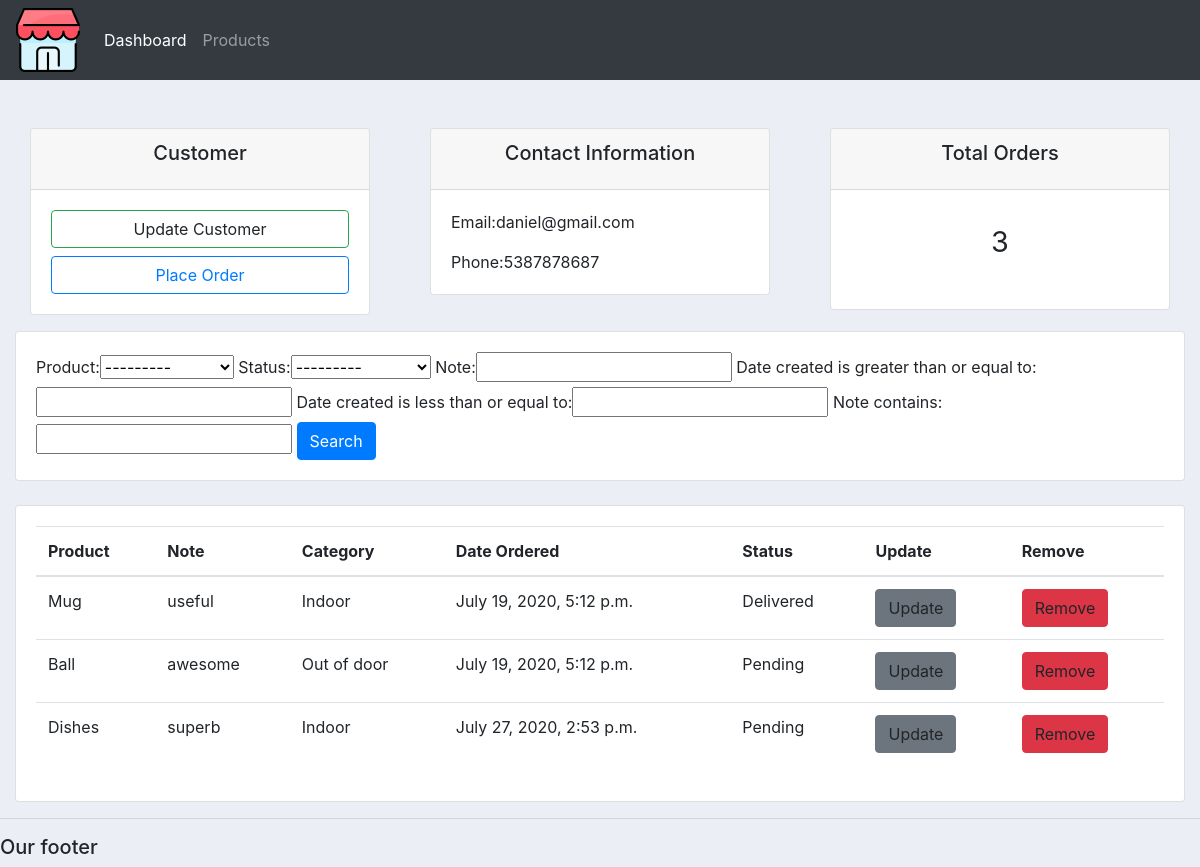
The app's page /customer/2/ with its own data.
### accounts/models.py (models this page shows, shortened)
class Customer(models.Model):
    name = models.CharField(max_length=200, null=True)
    phone =models.CharField(max_length=200)
    email = models.CharField(max_length=200)
    date_created = models.DateTimeField(auto_now_add=True, null=True)

class Order(models.Model):
    STATUS = (
        ('Pending','Pending'),
        ('Out for delivery', 'Out for delivery'),
        ('Delivered','Delivered')
    )
    customer = models.ForeignKey(Customer, null=True, on_delete = models.SET_NULL)
    product = models.ForeignKey(Product, null=True,on_delete=models.SET_NULL)
    date_created = models.DateTimeField(auto_now_add=True, null=True)
    status = models.CharField(max_length=200, null=True, choices=STATUS)
    note = models.CharField(max_length=1000, null=True)

class Product(models.Model):
    CATEGORYS = (
        ('Indoor','Indoor'),
        ('Out of door','Out of door')
    )
    name = models.CharField(max_length=200, null=True)
    price = models.FloatField(null=True)
    category = models.CharField(max_length=200, null=True, choices=CATEGORYS)
    description = models.CharField(max_length=200, null=True, blank=True)
    date_created = models.DateTimeField(auto_now_add=True, null=True)
    tags = models.ManyToManyField(Tag)
    def __str__(self):
        return self.name + "-" + str(self.price)

### accounts/views.py (the view)
# urls.py: path('customer/<str:pk>/', views.customer, name="customer"),
def customer(request,pk):
    customer = Customer.objects.get(id=pk)
    orders = customer.order_set.all()
    orders_count = orders.count()
    myFilter = OrderFilter(request.GET, queryset=orders)
    orders = myFilter.qs
    context = {'customer':customer,'orders':orders,'orders_count':orders_count,'myFilter':myFilter}
    return render(request, 'accounts/customer.html', context)

### accounts/templates/accounts/customer.html
{% extends 'accounts/main.html' %}
{% block content %}
<br>
<br>
<div class="row">
    <div class="col">
        <div class="col">
            <div class="card  mb-3"  >
                <div class="card-header">
                    <h5 class="card-title text-center">Customer</h5>
                </div>
                <div class="card-body">
                  <p class="card-text">
                    <a  class="btn btn-outline-success btn-block" >Update Customer</a>
                    <a href="{% url 'create_order' customer.id %}" class="btn btn-outline-primary btn-block">Place Order</a>
                  </p>
                </div>
            </div>
        </div>
    </div>
    <div class="col">
        <div class="col">
            <div class="card    mb-3"  >
                <div class="card-header">
                    <h5 class="card-title text-center">Contact Information</h5>
                </div>
                <div class="card-body">
                    <p class="card-text">Email:{{customer.email}}</p>
                    <p class="card-text">Phone:{{customer.phone}}</p>
                </div>
            </div>
        </div>
    </div>
    <div class="col">
        <div class="col">
            <div class="card  mb-3"  >
                <div class="card-header text-center">
                    <h5 class="card-title">Total Orders</h5>
                </div>
                <div class="card-body">
                 <p style="text-align: center;padding: 10px;font-size: 1.8rem;" >{{orders_count}}</p>
                </div>
            </div>
        </div>
    </div>
</div>
<div class="row">
    <div class="col">
        <div class="card card-body ">
            <form method="get">
                {{myFilter.form}}
                <button  class="btn btn-primary" type="submit">Search</button>
            </form>
        </div>
    </div>
</div>
<br>
<div class="row">
    <div class="col">
        <div class="card card-body">
            <table class="table">
                <thead>
                  <tr>
                    <th scope="col">Product</th>
                    <th>Note</th>
                    <th scope="col">Category</th>
                    <th scope="col">Date Ordered</th>
                    <th scope="col">Status</th>
                    <th scope="col">Update</th>
                    <th scope="col">Remove</th>
                  </tr>
                </thead>
                <tbody>
                  {% for order in orders %}
                  <tr>
                     <td>{{order.product.name}}</td>
                     <td>{{order.note}}</td>
                     <td>{{order.product.category}}</td>
                     <td>{{order.date_created}}</td>
                     <td>{{order.status}}</td>
                     <td><a  class="btn btn-secondary">Update</a></td>
                     <td><a  class="btn btn-danger">Remove</a></td>
                  </tr>
                  {% endfor %}
                </tbody>
              </table>
        </div>
    </div>
</div>
{% endblock %}

### static/css/main.css (style rules this page uses)
body { background-color: #ebeff5; }

### records on screen
Customer: email "daniel@gmail.com", phone "5387878687"
Order: product.name "Mug", note "useful", product.category "Indoor", date_created "July 19, 2020, 5:12 p.m.", status "Delivered"
Order: product.name "Ball", note "awesome", product.category "Out of door", date_created "July 19, 2020, 5:12 p.m.", status "Pending"
Order: product.name "Dishes", note "superb", product.category "Indoor", date_created "July 27, 2020, 2:53 p.m.", status "Pending"

### other values on screen
{{ orders_count }} "3"
